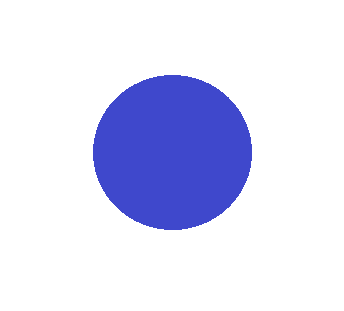
#> input picture tb.png, 344 x 311 px, given in place of the camera
$ python showVideoCenter.py   (older library calls are emulated)
#> lines starting #> are read from the running program, lines starting #| are printed output that depends on the picture; after the words box and inside, x2 and y2 are one past the last pixel; in counts of white or black regions, pixels touching at a corner belong together
#> in getFrame, frame is the input picture: shape (311, 344, 3); mean B, G, R 245.8, 221.9, 220.3
### skittleTracking.py
'''
Created on Jul 28, 2014

@author: kedwards
'''

import cv2
import numpy as np
import cnc
import time

camera = None
frameAvg = None
frameOld = None
firstFrame = True

def findSkittle(f):

    # work in grayscale
    gray = cv2.cvtColor(f, cv2.COLOR_BGR2GRAY)
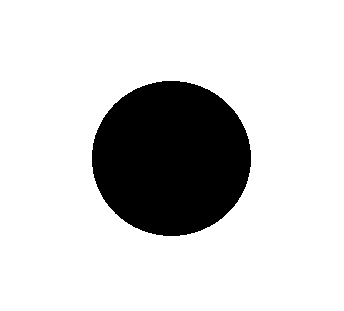
#> gray: shape (311, 344); values 84 (black) and 255 (white), 81.9% white; 1 black region, box (x1, y1, x2, y2) and area: (92, 81, 251, 236) 19335

    # equalize the histogram - spread out the gray's
    he = cv2.equalizeHist(gray)

    # blur the image a bit
    blur2 = cv2.GaussianBlur(he,(5,5),0)

    # threshold the iamge, find the right spot to separate the skittle from the background
    at = cv2.adaptiveThreshold(blur2,255,cv2.ADAPTIVE_THRESH_GAUSSIAN_C,cv2.THRESH_BINARY_INV,15 ,4)
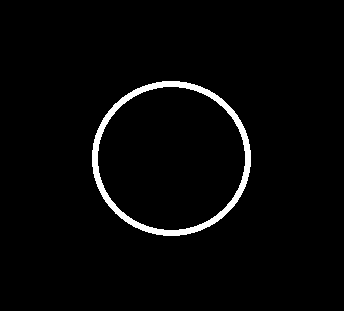
#> at: shape (311, 344); 2.7% white; 1 white region
    #cv2.imshow("at", at)

    # use a morphological operator to clean up the result
    kernelSize = 5
    kernel = cv2.getStructuringElement(cv2.MORPH_ELLIPSE,(kernelSize,kernelSize))
    atClose = cv2.morphologyEx(at, cv2.MORPH_CLOSE, kernel)
    #cv2.imshow("atClose", atClose)
    # find the contours in the image, that is all the connected dots
    contours,hierarchy = cv2.findContours(atClose,cv2.RETR_EXTERNAL,cv2.CHAIN_APPROX_NONE)
#> contours = 1 contour; box (x1, y1, x2, y2) and area: (92, 81, 251, 236) 19113

    maxArea = 0
    maxC = []

    # loop through all the countours, find the biggest one
    for contour in contours:
        area = cv2.contourArea(contour)
        if area > maxArea:
            maxArea = area
            maxC = contour
#> this loop made 1 pass
#> (area, maxArea) on pass 1: (19113, 19113)
#> after the loop, maxArea = 19113; maxC = contour of 442 points, box (x1, y1, x2, y2) (92, 81, 251, 236), area 19113

    # at the end we've found the maximum contour

    # find the center of the image and draw a circle there
    frameSize = f.shape
#> frameSize = (311, 344, 3)
    frameCenter = ( int(frameSize[1] / 2), int(frameSize[0] / 2 ))
#> frameCenter = (172, 155)

    # find the middle point of all the points on the contour
    m = cv2.moments(maxC)
#> m = moments, m00 19113, centre m10/m00, m01/m00 = (171, 158)
    contourCenter = (int(m['m10'] / m['m00']), int(m['m01'] / m['m00']))
#> contourCenter = (170, 157)

    delta = np.subtract( contourCenter , frameCenter)
#> delta = [-2, 2]
    distance = np.linalg.norm(delta)
#> distance = 2.83

    # draw what we've found in the image
    # some colours to draw with - we are BGR from the webcam
    red   = ( 000 , 000 , 255 )
    green = ( 000 , 255 , 000 )
    blue  = ( 255 , 000 , 000 )
    white = ( 255 , 255 , 255 )
    black = ( 000 , 000 , 000 )

    maxDistance = 200
    if distance < maxDistance:
        cv2.drawContours(f,maxC, -1, white ,-1)

        cv2.circle(f, frameCenter , 7, red, -1)
        cv2.circle(f, frameCenter , 5, white, -1)
#> f: shape (311, 344, 3); mean B, G, R 245.9, 222.8, 221.4
        cv2.circle(f, frameCenter , 3, red, -1)
#> f: shape (311, 344, 3); mean B, G, R 245.8, 222.7, 221.4

        cv2.circle(f, contourCenter, 7, white, -1)
#> f: shape (311, 344, 3); mean B, G, R 246, 222.9, 221.4
        cv2.circle(f, contourCenter, 5, black, -1)
#> f: shape (311, 344, 3); mean B, G, R 245.8, 222.7, 221.2
        cv2.circle(f, contourCenter, 3, white, -1)
#> f: shape (311, 344, 3); mean B, G, R 245.9, 222.8, 221.3

        cv2.line(f, frameCenter , contourCenter , red,2)
#> f: shape (311, 344, 3); mean B, G, R 245.9, 222.8, 221.3

        dispString = "X: %d" % delta[0]
#> dispString = 'X: -2'
        cv2.putText(f, dispString, (0, 50), cv2.FONT_HERSHEY_PLAIN, 3.0, red ,3)

        dispString = "Y: %d" % delta[1]
#> dispString = 'Y: 2'
        cv2.putText(f, dispString, (0, 100), cv2.FONT_HERSHEY_PLAIN, 3.0, red ,3)

        dispString = "D: %d" % distance
#> dispString = 'D: 2'
        cv2.putText(f, dispString, (0, 150), cv2.FONT_HERSHEY_PLAIN, 3.0, red ,3)
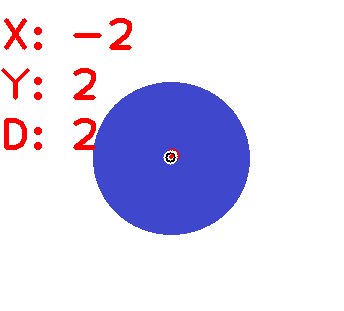
#> f: shape (311, 344, 3); mean B, G, R 240.1, 217, 221.3

    cv2.imshow('TEST 11: Contour Circles',f)
    return delta

def init():
    global camera
    camera = cv2.VideoCapture(0)
    if not camera.isOpened():
        return False
    return True

def getFrame():
    global frameAvg
    global frameOld
    global firstFrame

    goodImage,frame = camera.read()
    frame = cv2.flip(frame,-1)

    if firstFrame:
        firstFrame = False
        frameOld = frame.copy()
        frameAvg = cv2.addWeighted(frame,.8,frameOld,.2,0)

    else:
        frameAvg = cv2.addWeighted(frame,.8,frameOld,.2,0)
        frameOld = frameAvg.copy()

# [13 lines left out: function moveToSkittle, not called in this run]

#####################################################################################
# [35 lines that do not run on import are left out]

### showVideoCenter.py
'''
Created on Aug 15, 2014

@author: kedwards
'''
import skittleTracking
import cv2

if __name__ == "__main__":
    skittleTracking.init()

    # [5 lines of commented-out code are left out]


    while(True):

        skittleTracking.getFrame()

        deltaPx = skittleTracking.findSkittle(skittleTracking.frameAvg)
#> deltaPx = [-2, 2]


        # wait for a key press and see if we need to do anything
        key = cv2.waitKey(50)
#> (key Esc is pressed here)
        if key == 27: # escape
            break

        #if key == 32: #space


    # program is done, clean up
    cv2.destroyAllWindows()
    skittleTracking.camera.release()
